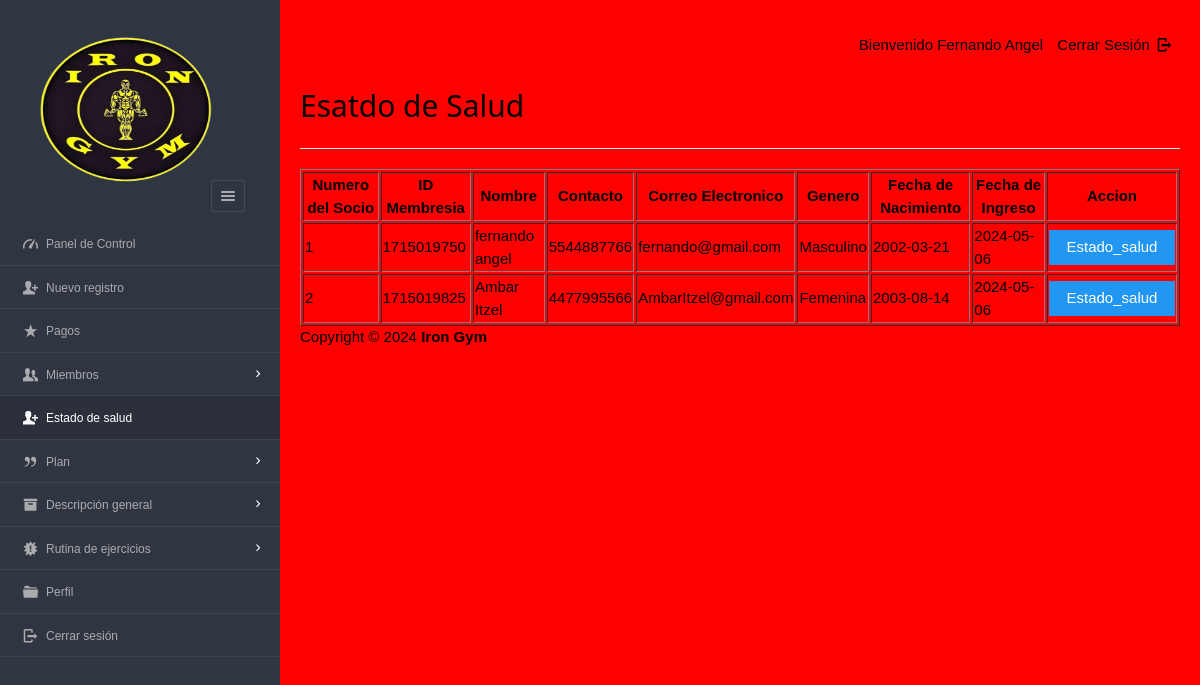
The app's page /dashboard/admin/new_health_status.php (signed in) with its own data.
### tables this page shows
CREATE TABLE `inscripciones`  (
  `id_inscripcion` int(10) UNSIGNED NOT NULL AUTO_INCREMENT,
  `id_plan` varchar(50) NOT NULL,
  `id_usuarioo` varchar(20) NOT NULL,
  `fecha_pago` varchar(15) NULL DEFAULT NULL,
  `vencimiento` varchar(15) NULL DEFAULT NULL,
  `renovacion` varchar(15) NULL DEFAULT NULL,
  PRIMARY KEY (`id_inscripcion`) USING BTREE,
  INDEX `id_usuario_indexx`(`id_usuarioo`) USING BTREE,
  INDEX `id_plan_indexx`(`id_plan`) USING BTREE,
  CONSTRAINT `id_plann` FOREIGN KEY (`id_plan`) REFERENCES `planes` (`id_plan`) ON DELETE NO ACTION ON UPDATE NO ACTION,
  CONSTRAINT `id_usuario_index` FOREIGN KEY (`id_usuarioo`) REFERENCES `usuarios` (`id_usuario`) ON DELETE NO ACTION ON UPDATE NO ACTION
);

CREATE TABLE `usuarios`  (
  `id_usuario` varchar(20) NOT NULL,
  `nombre_usuario` varchar(40) NOT NULL,
  `genero` varchar(20) NOT NULL,
  `telefono` varchar(10) NOT NULL,
  `correo_electronico` varchar(200) NOT NULL,
  `fecha_nacimiento` date NOT NULL,
  `fecha_ingreso` date NOT NULL,
  PRIMARY KEY (`id_usuario`) USING BTREE,
  UNIQUE INDEX `correo_electronico`(`correo_electronico`) USING BTREE,
  INDEX `id_usuario`(`id_usuario`) USING BTREE
);

### dashboard/admin/new_health_status.php (the view, shortened to what this page needs)
<?php
require '../../include/db_conn.php';
?>
<!DOCTYPE html>
<html lang="es">
<head>
  <link rel="stylesheet" href="../../css/style.css"  id="style-resource-5">
    <link rel="stylesheet" href="../../css/dashMain.css">
    <link rel="stylesheet" type="text/css" href="../../css/entypo.css">
	<link href="a1style.css" rel="stylesheet" type="text/css">
</head>
     <body class="page-body  page-fade" onload="collapseSidebar()" style="background-color: #ff0000;">
    	<div class="page-container sidebar-collapsed" id="navbarcollapse">
		<div class="sidebar-menu">
			<header class="logo-env">
			<div class="logo">
				<a href="main.php">
					<img src="../../images/iron.png" alt="" width="192" height="80" />
				</a>
			</div>
					<div class="sidebar-collapse" onclick="collapseSidebar()">
				<a href="#" class="sidebar-collapse-icon with-animation">
					<i class="entypo-menu"></i>
				</a>
			</div>
			</header>
    		<?php include('nav.php'); ?>
    	</div>
    		<div class="main-content">
				<div class="row">
					<div class="col-md-6 col-sm-8 clearfix">
					</div>
					<div class="col-md-6 col-sm-4 clearfix hidden-xs">
						<ul class="list-inline links-list pull-right">
							<li>Bienvenido <?php echo $_SESSION['nombre_usuario']; ?>
							</li>
							<li>
								<a href="cerrar sesión.php">
									Cerrar Sesión <i class="entypo-logout right"></i>
								</a>
							</li>
						</ul>
					</div>
				</div>
		<h2>Esatdo de Salud</h2>
		<hr />
		<table class="table table-bordered datatable" id="table-1" border=1>
			<thead>
				<tr><h2>
					<th>Numero del Socio</th>
					<th>ID Membresia</th>
					<th>Nombre</th>
					<th>Contacto</th>
					<th>Correo Electronico</th>
					<th>Genero</th>
					<th>Fecha de Nacimiento</th>
					<th>Fecha de Ingreso</th>
					<th>Accion</th></h2>
				</tr>
			</thead>
				<tbody>
						<?php
							$query  = "select * from usuarios ORDER BY fecha_ingreso";
							$result = mysqli_query($con, $query);
							$sno    = 1;
							if (mysqli_affected_rows($con) != 0) {
							    while ($row = mysqli_fetch_array($result, MYSQLI_ASSOC)) {
							        $uid   = $row['id_usuario'];
							        $query1  = "select * from inscripciones WHERE id_usuarioo='$uid' AND renovacion='yes'";
							        $result1 = mysqli_query($con, $query1);
							        if (mysqli_affected_rows($con) == 1) {
							            while ($row1 = mysqli_fetch_array($result1, MYSQLI_ASSOC)) {
							                echo "<tr><td>".$sno."</td>";
							                echo "<td>" . $row['id_usuario'] . "</td>";
							                echo "<td>" . $row['nombre_usuario'] . "</td>";
							                echo "<td>" . $row['telefono'] . "</td>";
							                echo "<td>" . $row['correo_electronico'] . "</td>";
							                echo "<td>" . $row['genero'] . "</td>";
							                echo "<td>" . $row['fecha_nacimiento'] . "</td>";
							                echo "<td>" . $row['fecha_ingreso'] ."</td>";
							                $uname=$row['nombre_usuario'];
							       			$udob=$row['fecha_nacimiento'];
							        		$ujoing=$row['fecha_ingreso'];
							        		$ugender=$row['genero'];
							                $sno++;
							                echo "<td><form action='health_status_entry.php' method='post'><input type='hidden' name='uid' value='" . $uid . "'/>
							                <input type='hidden' name='uname' value='" . $uname . "'/>
							                <input type='hidden' name='udob' value='" . $udob . "'/>
							                <input type='hidden' name='ujoin' value='" . $ujoing . "'/>
							                <input type='hidden' name='ugender' value='" . $ugender . "'/><input type='submit' class='a1-btn a1-blue' id='button1' value='Estado_salud' class='btn btn-info'/></form></td></tr>";
							            }
							        }
							    }
							}
						?>
					</tbody>
				</table>
			<?php include('pie_pagina.php'); ?>
    	</div>
    </body>
</html>

### css/style.css (style rules this page uses)
html { font-size: 62.5%; font-family: sans-serif; }
div { display: block; }
body { font-family: "Noto Sans", sans-serif, "Helvetica Neue", Helvetica, Arial, sans-serif; font-size: 12px; line-height: 1.428571429; display: block; margin: 0; }
*, *:before, *:after { box-sizing: border-box; }
a { text-decoration: none; background: transparent; }
img { vertical-align: middle; }
img { border: 0; }
.logo img { width: 220px; height: 200px; }
input, button, select, textarea { font-family: inherit; font-size: inherit; line-height: inherit; }
button, input { line-height: normal; }
button, input, select, textarea { font-family: inherit; font-size: 100%; margin: 0; }
input { background-color: white; cursor: text; padding: 1px; border-width: 2px; border-style: inset; border-color: initial; border-image: initial; }
input, textarea, select, button { text-rendering: auto; color: initial; letter-spacing: normal; word-spacing: normal; text-transform: none; text-indent: 0px; text-shadow: none; display: inline-block; text-align: start; margin: 0em; font: 400 13.3333px Arial; }
button, html input[type="button"], input[type="reset"], input[type="submit"] { cursor: pointer; }
a { color: #373e4a; text-decoration: none; }
a { background: transparent; }
a { color: #373e4a; }
.page-container { position: relative; padding-left: 280px; }
.page-container .sidebar-menu { position: absolute; width: 280px; top: 0; left: 0; bottom: 0; background: #303641; color: #aaabae; z-index: 1; min-height: 796px; box-sizing: border-box; }
.page-container .sidebar-menu .logo-env { width: 100%; padding: 35px; padding-bottom: 10px; box-sizing: border-box; }
.page-container .sidebar-menu .logo-env:before, .page-container .sidebar-menu .logo-env:after { content: " "; display: table; }
.page-container .sidebar-menu .logo-env > div { display: block; vertical-align: middle; white-space: nowrap; float: left; }
.page-container .sidebar-menu .logo-env > div > a { display: inline-block; color: #aaabae; }
.page-container .sidebar-menu .logo-env > div.sidebar-collapse, .page-container .sidebar-menu .logo-env > div.sidebar-mobile-menu { position: relative; float: right; }
.page-container .sidebar-menu .logo-env > div.sidebar-collapse a, .page-container .sidebar-menu .logo-env > div.sidebar-mobile-menu a { display: inline-block; border: 1px solid #454a54; text-align: center; padding: 0; line-height: 1; font-size: 20px; font-weight: 300; padding: 5px 2px; background-clip: padding-box; border-radius: 3px; transition: all 200ms ease-in-out; }
.page-container .sidebar-menu .logo-env .logo img { width: 180px; height: 150px; }
.page-container .sidebar-menu .logo-env:after { clear: both; }
ul, ol { margin-top: 0; margin-bottom: 8.5px; }
ul, menu, dir { display: block; list-style-type: disc; }
li { display: list-item; }
i, cite, em, var, address, dfn { font-style: italic; }

### css/entypo.css (style rules this page uses)
[class^="entypo-"]:before, [class*=" entypo-"]:before { font-family: "entypo"; font-style: normal; font-weight: normal; speak: none; display: inline-block; text-decoration: inherit; width: 1em; margin-right: .2em; text-align: center; font-variant: normal; text-transform: none; line-height: 1em; margin-left: .2em; }
.entypo-menu:before { content: '\e811'; }
.entypo-logout:before { content: '\e85d'; }

### dashboard/admin/new_health_status.php (style rules this page uses)
#button1 { width:126px; }

### records on screen
inscripciones: id_usuarioo.id_usuario "1715019750", id_usuarioo.nombre_usuario "fernando angel", id_usuarioo.telefono "5544887766", id_usuarioo.correo_electronico "fernando@gmail.com", id_usuarioo.genero "Masculino", id_usuarioo.fecha_nacimiento "2002-03-21", id_usuarioo.fecha_ingreso "2024-05-06"
inscripciones: id_usuarioo.id_usuario "1715019825", id_usuarioo.nombre_usuario "Ambar Itzel", id_usuarioo.telefono "4477995566", id_usuarioo.correo_electronico "AmbarItzel@gmail.com", id_usuarioo.genero "Femenina", id_usuarioo.fecha_nacimiento "2003-08-14", id_usuarioo.fecha_ingreso "2024-05-06"

### other values on screen
$_SESSION['nombre_usuario'] "Fernando Angel"
